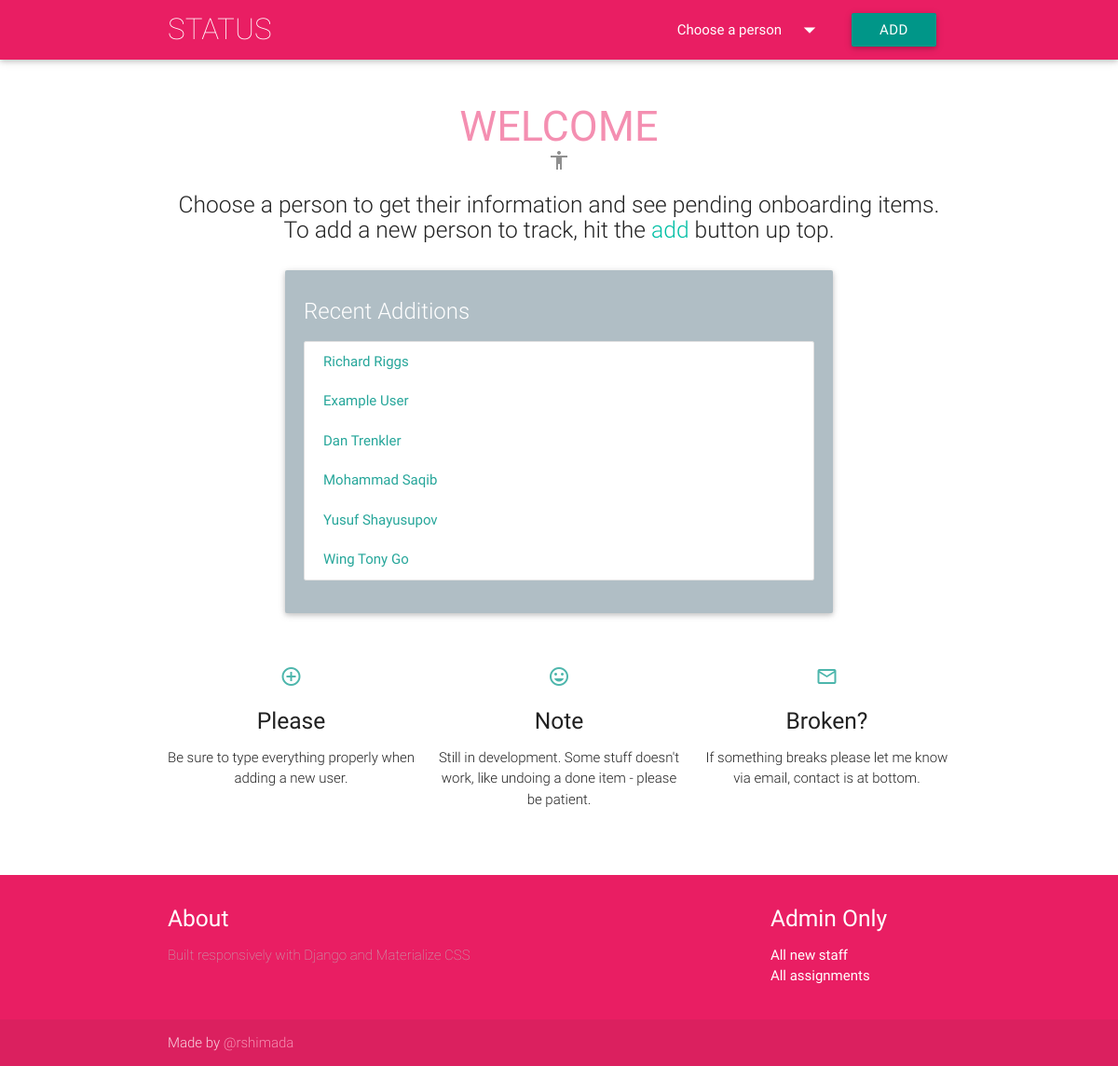
The page / on the database its author committed.
### app/models.py (models this page shows)
class Person(models.Model):
    CAPABILITY_CHOICES = (
        ('ADS', 'ADS'),
        ('CDS', 'CDS'),
        ('VDS', 'VDS'),
        ('PCC', 'PCC'),
        ('Virtualization', 'Virtualization'),
        ('Active Directory', 'Active Directory'),
        ('Backup', 'Backup'),
        ('Storage', 'Storage'),
        ('Tech Writer', 'Tech Writer'),
        ('UNIX', 'UNIX'),
        ('Wintel', 'Wintel'))
    TEAM_CHOICES = (
        ('iACTION', 'iACTION'),
        ('iBUILD', 'iBUILD'),
        ('iENHANCE', 'iENHANCE'),
        ('iSOLVE', 'iSOLVE'))
    EMPLOY_CHOICES = (
        ('Contractor', 'Contractor'),
        ('Employee', 'Employee'))
    SITE_CHOICES = (
        ('Hartford', 'Hartford'),
        ('Puerto Rico', 'Puerto Rico'))
    firstname = models.CharField(max_length=200, verbose_name='First name')
    lastname = models.CharField(max_length=200, verbose_name='Last name')
    shortname = models.CharField(max_length=200, unique=True, verbose_name='CSC shortname')
    startdate = models.DateField(auto_now_add=False, verbose_name='Start date')
    addeddate = models.DateTimeField(auto_now_add=True, verbose_name='Date added to status app')
    personalstreet = models.CharField(max_length=50, blank=True, verbose_name='Home street address')
    personalcity = models.CharField(max_length=50, blank=True, verbose_name='Home city', default='Hartford')
    personalstate = models.CharField(max_length=50, blank=True, verbose_name='Home state (abbreviation)', default='CT')
    personalzip = models.CharField(max_length=5, blank=True, verbose_name='Home zip code')
    personalemail = models.EmailField(max_length=50, blank=True, verbose_name='Personal email address')
    personalphone = PhoneNumberField(blank=True, verbose_name='Personal phone number, format: +1 860 888 6060')
    workphone = PhoneNumberField(blank=True, verbose_name='Work phone number')
    workstreet = models.CharField(max_length=50, blank=True, verbose_name='Work street address')
    workcity = models.CharField(max_length=50, verbose_name='Work city', default='Hartford')
    workstate = models.CharField(max_length=50, verbose_name='Work state', default='CT')
    workzip = models.CharField(max_length=5, blank=True, verbose_name='Work zip code')
    worksite = models.CharField(max_length=20, blank=True, choices=SITE_CHOICES, verbose_name="Work site")
    capability = models.CharField(max_length=20, choices=CAPABILITY_CHOICES, default='Wintel')
    team = models.CharField(max_length=20, choices=TEAM_CHOICES, default='iBUILD')
    kite = models.BooleanField(default=False, verbose_name='Assigned to KITE project')
    remote = models.BooleanField(default=False, verbose_name='Working remotely')
    employid = models.CharField(max_length=15, blank=True, verbose_name='Employee number or PRN')
    employtype = models.CharField(max_length=50, choices=EMPLOY_CHOICES, default='Contractor', verbose_name='Employment Type')
    cscid = models.CharField(max_length=10, blank=True, verbose_name='CSC UTC account name, e.g. XMDS123')
    csctransfer = models.BooleanField(default=False, verbose_name='Existing CSC transfer from another account')
    tokenserial = models.CharField(max_length=15, blank=True, verbose_name='CSC token serial number (if transfer)')
    class Meta:
        ordering = ['-addeddate']
        verbose_name_plural = 'people'
        unique_together = ("firstname", "lastname")
    def __str__(self):
        return '{0} {1}'.format(self.firstname, self.lastname)

### app/views.py (the view)
# urls.py: url(r'^$', views.index),
def index(request):
    people = Person.objects.order_by('-addeddate')
    return render(request, 'app/index.html',
        {'people': people})

### app/templates/app/index.html (shortened to what this page needs)
{% load staticfiles %}
<html>
<head
<!-- OHAI
               \||/
                |  ^___..
      /\  /\   / (__,,,,|
     ) /^\) ^\/ _)
     )   /^\/   _)
     )   _ /  / _)
 /\  )/\/ ||  | )_)
{  }      |(,,) )__)
 ||      /    \)___)\
 | \____(      )___) )___
 \______(_______;;; __;;;
-->
  <link type="text/css" rel="stylesheet" href="{% static 'app/css/materialize.css' %}"/>
  <link type="text/css" rel="stylesheet" href="{% static 'app/css/app.css' %}"/>
</head>
<body>
<nav class="pink" role="navigation">
  <div class="nav-wrapper container">
    <a id="logo-container" href="/" class="brand-logo hide-on-med-and-down">STATUS</a>
    <ul class="right">
      <li><a class="dropdown-button" href="#!" data-activates="dropdown1">Choose a person<i class="material-icons right">arrow_drop_down</i></a></li>
      <li><a target="_blank" class="btn waves-effect waves-light teal" type="submit" name="action" href="/admin/app/person/add/">Add</a>
      </li>
    </ul>
  </div>
</nav>
{% block content %}
  <div class="container">
    <div class="section no-pad-bot" id="index-banner">
      <h1 class="header-main center pink-text text-lighten-3">welcome</h1>
      <h5 class="subheader center"><i class="material-icons">accessibility</i></h5>
      <div class="row center">
        <h5 class="header col s12 light">
          Choose a person to get their information and see pending onboarding items.
          To add a new person to track, hit the <a class="button">add</a> button up top.
        </h5>
      </div>
      <div class="container">
        <div class="card blue-grey lighten-3 white-text">
          <div class="card-content">
            <span class="card-title">Recent Additions</span>
            <ul id="collection1" class="collection">
              {% for person in people|slice:":6" %}
              <li><a href="/{{ person.shortname }}" class="collection-item">{{ person }}</a></li>
              {% endfor %}
            </ul>
          </div>
        </div>
      </div>
      <div class="section center">
        <div class="row">
          <div class="col s12 m4">
            <div class="icon-block">
              <h2 class="center teal-text text-lighten-2"><i class="material-icons">add_circle_outline</i></h2>
              <h5 class="center">Please</h5>
              <p class="light">Be sure to type everything properly when adding a new user.</p>
            </div>
          </div>
          <div class="col s12 m4">
            <div class="icon-block">
              <h2 class="center teal-text text-lighten-2"><i class="material-icons">insert_emoticon</i></h2>
              <h5 class="center">Note</h5>
              <p class="light">Still in development. Some stuff doesn't work, like undoing a done item - please be patient.</p>
            </div>
          </div>
          <div class="col s12 m4">
            <div class="icon-block">
              <h2 class="center teal-text text-lighten-2"><i class="material-icons">mail_outline</i></h2>
              <h5 class="center">Broken?</h5>
              <p class="light">If something breaks please let me know via email, contact is at bottom.</p>
            </div>
          </div>
        </div>
      </div>
    </div>
  </div>
{% endblock %}
  <footer class="page-footer pink">
    <div class="container">
      <div class="row">
        <div class="col l6 s12">
          <h5 class="white-text">About</h5>
          <p class="footer-light grey-text text-lighten-1">Built responsively with Django and Materialize CSS</p>
        </div>
        <div class="col l3 s12">
        </div>
        <div class="col l3 s12">
          <h5 class="white-text">Admin Only</h5>
          <ul>
            <li><a class="white-text" href="/admin/app/person/">All new staff</a></li>
            <li><a class="white-text" href="/admin/app/assignment/">All assignments</a></li>
          </ul>
        </div>
      </div>
    </div>
    <div class="footer-copyright">
      <div class="container">
        Made by <a class="pink-text text-lighten-3" href="mailto:rshimada@csc.com">@rshimada</a>
      </div>
    </div>
  </footer>
</body>
</html>

### app/static/app/css/app.css (style rules this page uses)
.subheader { cursor: initial; pointer-events: none; color: rgba(0, 0, 0, 0.44); font-size: 14px; font-weight: 300; line-height: 48px; margin-top: -25px; }
.brand-logo, .footer-light { font-weight: 200 !important; }
.header-main { font-size: 3rem; text-transform: uppercase; text-weight: 100; }

### rows shown on the page
Person: firstname+lastname "Richard Riggs"
Person: firstname+lastname "Example User"
Person: firstname+lastname "Dan Trenkler"
Person: firstname+lastname "Mohammad Saqib"
Person: firstname+lastname "Yusuf Shayusupov"
Person: firstname+lastname "Wing Tony Go"
